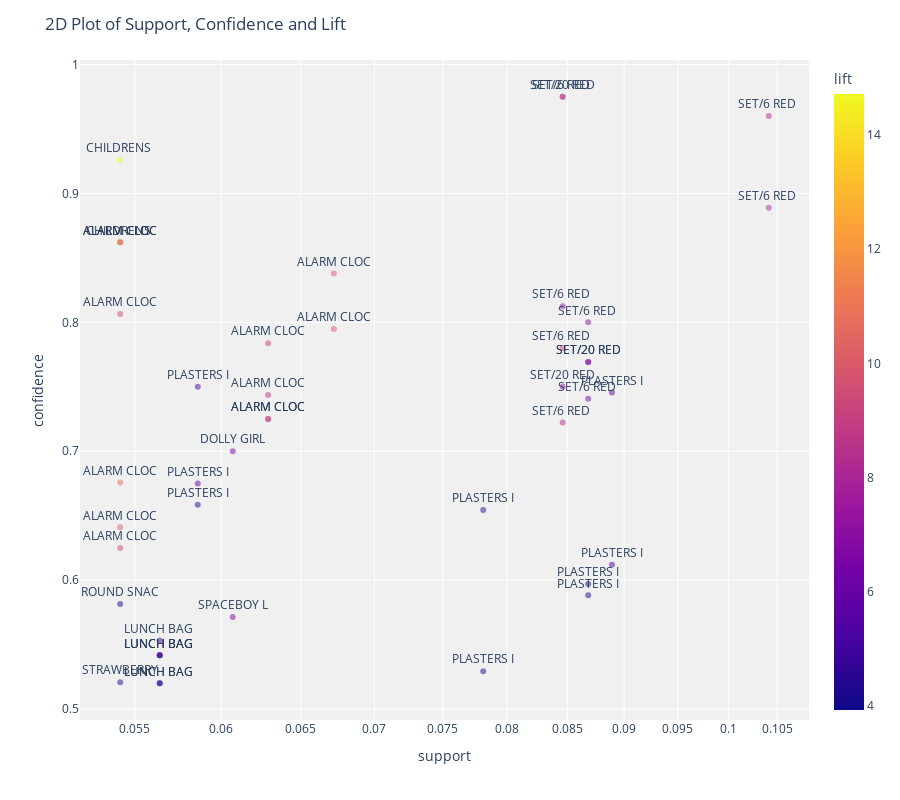

The notebook cell saved with this chart:
### Code cell
ar.plot_model(model2)

### Figure 1 — Plotly figure (JSON) as saved in the notebook; plotly's stock layout.template omitted (floating-point values rounded to 4 significant figures)
{"data": [{"customdata": [["SET/6 RED SPOTTY PAPER PLATES", "SET/6 RED SPOTTY PAPER CUPS"], ["SET/20 RED RETROSPOT PAPER NAPKINS ", "SET/6 RED SPOTTY PAPER PLATES"], ["SET/6 RED SPOTTY PAPER PLATES", "SET/6 RED SPOTTY PAPER CUPS"], ["CHILDRENS CUTLERY SPACEBOY ", "CHILDRENS CUTLERY DOLLY GIRL "], ["SET/6 RED SPOTTY PAPER CUPS", "SET/6 RED SPOTTY PAPER PLATES"], ["CHILDRENS CUTLERY DOLLY GIRL ", "CHILDRENS CUTLERY SPACEBOY "], ["ALARM CLOCK BAKELIKE PINK", "ALARM CLOCK BAKELIKE RED "], ["ALARM CLOCK BAKELIKE RED ", "ALARM CLOCK BAKELIKE GREEN"], ["ALARM CLOCK BAKELIKE RED ", "ALARM CLOCK BAKELIKE GREEN"], ["SET/6 RED SPOTTY PAPER PLATES", "SET/20 RED RETROSPOT PAPER NAPKINS "], ["ALARM CLOCK BAKELIKE RED ", "ALARM CLOCK BAKELIKE PINK"], ["SET/6 RED SPOTTY PAPER PLATES", "SET/20 RED RETROSPOT PAPER NAPKINS "], ["ALARM CLOCK BAKELIKE GREEN", "ALARM CLOCK BAKELIKE RED "], ["ALARM CLOCK BAKELIKE RED ", "ALARM CLOCK BAKELIKE PINK"], ["SET/6 RED SPOTTY PAPER PLATES", "SET/20 RED RETROSPOT PAPER NAPKINS "], ["SET/20 RED RETROSPOT PAPER NAPKINS ", "SET/6 RED SPOTTY PAPER PLATES"], ["SET/20 RED RETROSPOT PAPER NAPKINS ", "SET/6 RED SPOTTY PAPER CUPS"], ["PLASTERS IN TIN CIRCUS PARADE ", "PLASTERS IN TIN WOODLAND ANIMALS"], ["SET/20 RED RETROSPOT PAPER NAPKINS ", "SET/6 RED SPOTTY PAPER PLATES"], ["PLASTERS IN TIN SPACEBOY", "PLASTERS IN TIN WOODLAND ANIMALS"], ["ALARM CLOCK BAKELIKE GREEN", "ALARM CLOCK BAKELIKE PINK"], ["SET/6 RED SPOTTY PAPER CUPS", "SET/20 RED RETROSPOT PAPER NAPKINS "], ["ALARM CLOCK BAKELIKE PINK", "ALARM CLOCK BAKELIKE GREEN"], ["ALARM CLOCK BAKELIKE PINK", "ALARM CLOCK BAKELIKE RED "], ["SET/6 RED SPOTTY PAPER CUPS", "SET/6 RED SPOTTY PAPER PLATES"], ["DOLLY GIRL LUNCH BOX", "SPACEBOY LUNCH BOX "], ["ALARM CLOCK BAKELIKE RED ", "ALARM CLOCK BAKELIKE PINK"], ["PLASTERS IN TIN WOODLAND ANIMALS", "PLASTERS IN TIN SPACEBOY"], ["PLASTERS IN TIN WOODLAND ANIMALS", "PLASTERS IN TIN CIRCUS PARADE "], ["PLASTERS IN TIN SPACEBOY", "PLASTERS IN TIN CIRCUS PARADE "], ["ALARM CLOCK BAKELIKE GREEN", "ALARM CLOCK BAKELIKE RED "], ["ALARM CLOCK BAKELIKE PINK", "ALARM CLOCK BAKELIKE RED "], ["PLASTERS IN TIN WOODLAND ANIMALS", "PLASTERS IN TIN SPACEBOY"], ["PLASTERS IN TIN WOODLAND ANIMALS", "PLASTERS IN TIN CIRCUS PARADE "], ["PLASTERS IN TIN CIRCUS PARADE ", "PLASTERS IN TIN WOODLAND ANIMALS"], ["ROUND SNACK BOXES SET OF 4 FRUITS ", "ROUND SNACK BOXES SET OF4 WOODLAND "], ["SPACEBOY LUNCH BOX ", "DOLLY GIRL LUNCH BOX"], ["LUNCH BAG WOODLAND", "LUNCH BAG SPACEBOY DESIGN "], ["LUNCH BAG SPACEBOY DESIGN ", "LUNCH BAG RED RETROSPOT"], ["LUNCH BAG SPACEBOY DESIGN ", "LUNCH BAG WOODLAND"], ["LUNCH BAG SPACEBOY DESIGN ", "LUNCH BAG APPLE DESIGN"], ["PLASTERS IN TIN CIRCUS PARADE ", "PLASTERS IN TIN SPACEBOY"], ["STRAWBERRY LUNCH BOX WITH CUTLERY", "LUNCH BOX WITH CUTLERY RETROSPOT "], ["LUNCH BAG APPLE DESIGN", "LUNCH BAG SPACEBOY DESIGN "], ["LUNCH BAG APPLE DESIGN", "LUNCH BAG RED RETROSPOT"]], "hovertemplate": "support=%{x}<br>confidence=%{y}<br>antecedents_short=%{text}<br>antecedents=%{customdata[0]}<br>consequents=%{customdata[1]}<br>lift=%{marker.color}<extra></extra>", "legendgroup": "", "marker": {"color": [8.324, 8.989, 8.196, 14.72, 8.196, 14.72, 10.74, 10.19, 9.904, 7.203, 9.294, 7.092, 9.904, 9.033, 8.989, 7.092, 6.567, 5.16, 7.203, 5.129, 8.57, 6.567, 8.57, 9.033, 8.324, 6.586, 10.74, 5.658, 4.465, 4.437, 10.19, 9.294, 5.129, 4.047, 4.047, 4.188, 6.586, 5.313, 4.094, 5.313, 4.994, 4.437, 4.212, 4.994, 3.93], "coloraxis": "coloraxis", "opacity": 0.5, "symbol": "circle"}, "mode": "markers+text", "name": "", "orientation": "v", "showlegend": false, "text": ["SET/6 RED ", "SET/20 RED", "SET/6 RED ", "CHILDRENS ", "SET/6 RED ", "CHILDRENS ", "ALARM CLOC", "ALARM CLOC", "ALARM CLOC", "SET/6 RED ", "ALARM CLOC", "SET/6 RED ", "ALARM CLOC", "ALARM CLOC", "SET/6 RED ", "SET/20 RED", "SET/20 RED", "PLASTERS I", "SET/20 RED", "PLASTERS I", "ALARM CLOC", "SET/6 RED ", "ALARM CLOC", "ALARM CLOC", "SET/6 RED ", "DOLLY GIRL", "ALARM CLOC", "PLASTERS I", "PLASTERS I", "PLASTERS I", "ALARM CLOC", "ALARM CLOC", "PLASTERS I", "PLASTERS I", "PLASTERS I", "ROUND SNAC", "SPACEBOY L", "LUNCH BAG ", "LUNCH BAG ", "LUNCH BAG ", "LUNCH BAG ", "PLASTERS I", "STRAWBERRY", "LUNCH BAG ", "LUNCH BAG "], "textposition": "top center", "type": "scatter", "x": [0.0846, 0.0846, 0.1041, 0.0542, 0.1041, 0.0542, 0.0542, 0.0542, 0.0672, 0.0846, 0.0542, 0.0868, 0.0672, 0.0629, 0.0846, 0.0868, 0.0868, 0.0586, 0.0846, 0.0889, 0.0629, 0.0868, 0.0629, 0.0629, 0.0846, 0.0607, 0.0542, 0.0586, 0.0586, 0.0781, 0.0542, 0.0542, 0.0889, 0.0868, 0.0868, 0.0542, 0.0607, 0.0564, 0.0564, 0.0564, 0.0564, 0.0781, 0.0542, 0.0564, 0.0564], "xaxis": "x", "y": [0.975, 0.975, 0.96, 0.9259, 0.8889, 0.8621, 0.8621, 0.8621, 0.8378, 0.8125, 0.8065, 0.8, 0.7949, 0.7838, 0.78, 0.7692, 0.7692, 0.75, 0.75, 0.7455, 0.7436, 0.7407, 0.725, 0.725, 0.7222, 0.7, 0.6757, 0.675, 0.6585, 0.6545, 0.641, 0.625, 0.6119, 0.597, 0.5882, 0.5814, 0.5714, 0.5532, 0.5417, 0.5417, 0.5417, 0.5294, 0.5208, 0.52, 0.52], "yaxis": "y"}], "layout": {"coloraxis": {"colorbar": {"title": {"text": "lift"}}, "colorscale": [[0, "#0d0887"], [0.1111, "#46039f"], [0.2222, "#7201a8"], [0.3333, "#9c179e"], [0.4444, "#bd3786"], [0.5556, "#d8576b"], [0.6667, "#ed7953"], [0.7778, "#fb9f3a"], [0.8889, "#fdca26"], [1, "#f0f921"]]}, "height": 800, "legend": {"tracegroupgap": 0}, "margin": {"t": 60}, "plot_bgcolor": "rgb(240,240,240)", "title": {"text": "2D Plot of Support, Confidence and Lift"}, "xaxis": {"anchor": "y", "domain": [0, 1], "title": {"text": "support"}, "type": "log"}, "yaxis": {"anchor": "x", "domain": [0, 1], "title": {"text": "confidence"}}}}
